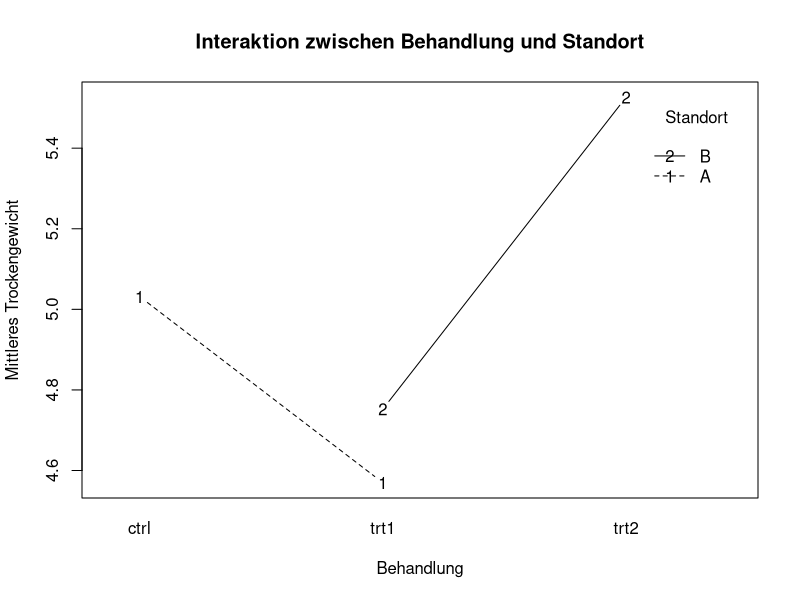

This chart was generated by the following R code:
# ============================================================
# PORTFOLIO – METHODENLEHRE IIb
# Paket 5: Post-hoc-Tests zu einer Zweiweg-ANOVA
#
# Autor: Okan Acikel
# ============================================================


# ============================================================
# 1. DATENSATZ LADEN
# ============================================================

data("PlantGrowth")

# Überblick
str(PlantGrowth)
head(PlantGrowth)
summary(PlantGrowth)


# ============================================================
# 2. ZWEITEN FAKTOR "LOCATION" ERZEUGEN
# ============================================================

# Genau wie in der Aufgabenstellung vorgegeben
set.seed(123)

PlantGrowth$location <- factor(
  rep(c("A", "B"), each = 15)
)

# Kontrolle
str(PlantGrowth)
head(PlantGrowth)

# Häufigkeiten
table(PlantGrowth$group)
table(PlantGrowth$location)

# Kombinationen von group und location
table(
  PlantGrowth$group,
  PlantGrowth$location
)


# ============================================================
# 3. DESKRIPTIVE STATISTIK
# ============================================================

# Mittelwerte für group
aggregate(
  weight ~ group,
  data = PlantGrowth,
  FUN = mean
)

# Mittelwerte für location
aggregate(
  weight ~ location,
  data = PlantGrowth,
  FUN = mean
)

# Mittelwerte für alle Kombinationen
aggregate(
  weight ~ group + location,
  data = PlantGrowth,
  FUN = mean
)


# ============================================================
# 4. ZWEIWEG-ANOVA
# ============================================================

# Untersucht werden:
#
# 1. Haupteffekt group
# 2. Haupteffekt location
# 3. Interaktion group:location

anova_modell <- aov(
  weight ~ group * location,
  data = PlantGrowth
)

# ANOVA-Tabelle
summary(anova_modell)


# ============================================================
# 5. INTERAKTIONSPLOT
# ============================================================

interaction.plot(
  x.factor = PlantGrowth$group,
  trace.factor = PlantGrowth$location,
  response = PlantGrowth$weight,
  fun = mean,
  type = "b",
  xlab = "Behandlung",
  ylab = "Mittleres Trockengewicht",
  trace.label = "Standort",
  main = "Interaktion zwischen Behandlung und Standort"
)


# ============================================================
# 6. TUKEY-HSD FÜR DIE HAUPTEFFEKTE
# ============================================================

tukey <- TukeyHSD(anova_modell)

tukey


# ============================================================
# 7. POST-HOC-VERGLEICH DER KOMBINATIONEN
# ============================================================

# Für die konkrete Frage nach den Kombinationen aus
# Behandlung UND Standort erzeugen wir einen gemeinsamen Faktor.

PlantGrowth$group_location <- interaction(
  PlantGrowth$group,
  PlantGrowth$location
)

# Faktor kontrollieren
levels(PlantGrowth$group_location)


# ============================================================
# 8. EINFACHE ANOVA DER KOMBINIERTEN GRUPPEN
# ============================================================

komb_modell <- aov(
  weight ~ group_location,
  data = PlantGrowth
)

summary(komb_modell)


# ============================================================
# 9. TUKEY-HSD FÜR ALLE KOMBINATIONEN
# ============================================================

tukey_komb <- TukeyHSD(
  komb_modell,
  "group_location"
)

tukey_komb


# ============================================================
# 10. GRUPPENMITTELWERTE
# ============================================================

gruppenmittelwerte <- aggregate(
  weight ~ group_location,
  data = PlantGrowth,
  FUN = mean
)

gruppenmittelwerte


# ============================================================
# 11. GRÖSSTE MITTELWERTDIFFERENZ AUTOMATISCH BESTIMMEN
# ============================================================

# Mittelwerte extrahieren
mw <- tapply(
  PlantGrowth$weight,
  PlantGrowth$group_location,
  mean
)

# Alle Kombinationen paarweise vergleichen
differenzen <- outer(
  mw,
  mw,
  "-"
)

# Absolute Differenzen
abs_differenzen <- abs(differenzen)

# Diagonale ausschließen
diag(abs_differenzen) <- NA

# Größte Differenz
max_diff <- max(
  abs_differenzen,
  na.rm = TRUE
)

max_diff


# Position der größten Differenz bestimmen
position <- which(
  abs_differenzen == max_diff,
  arr.ind = TRUE
)

# Erste eindeutige Kombination
position <- position[1, ]

gruppe_1 <- names(mw)[position[1]]
gruppe_2 <- names(mw)[position[2]]

gruppe_1
gruppe_2


# Ergebnis ausgeben
cat(
  "\nDie größte Mittelwertdifferenz besteht zwischen",
  gruppe_1,
  "und",
  gruppe_2,
  ".\n"
)

cat(
  "Die Differenz beträgt:",
  round(max_diff, 3),
  "\n"
)


# ============================================================
# 12. TUKEY-ERGEBNISSE NACH DIFFERENZ SORTIEREN
# ============================================================

tukey_tabelle <- as.data.frame(
  tukey_komb$group_location
)

# Absolute Differenz hinzufügen
tukey_tabelle$abs_diff <- abs(
  tukey_tabelle$diff
)

# Größte Differenzen zuerst
tukey_tabelle[
  order(
    -tukey_tabelle$abs_diff
  ),
]


# ============================================================
# ENDE
# ============================================================
